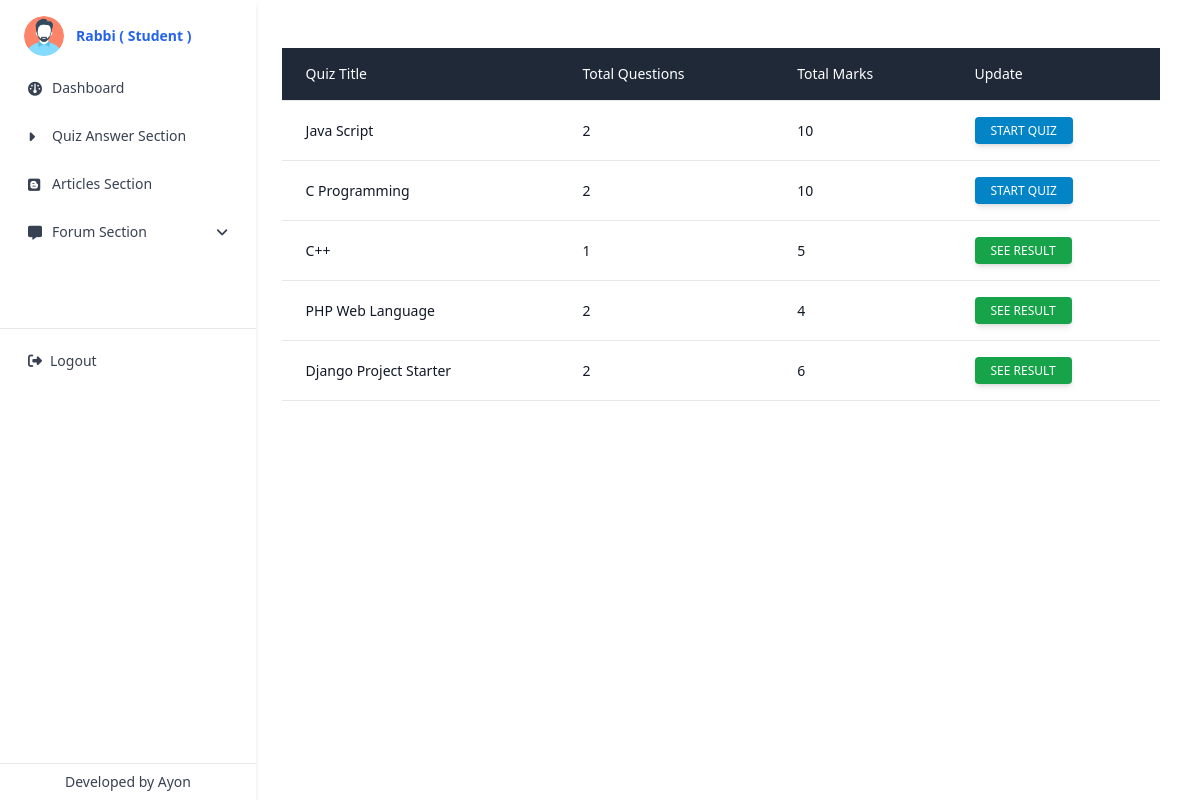
Screenshot of /examlist (signed in) with the database file from the repository.
### app_auth/models.py (models this page shows, shortened)
class CustomUser(AbstractUser):
    roleType = (
        ('', 'Please Select'),
        ('Student', 'Student'),
        ('Teacher', 'Teacher'),
    )
    role = models.CharField(max_length=255, choices=roleType, null=True, default=roleType[0][0], blank=True)
    phone = models.CharField(max_length=255, null=True, blank=True)
    verify = models.BooleanField(default=False, null=True)
    is_student = models.BooleanField(default=False, null=True)
    is_teacher = models.BooleanField(default=False, null=True)

class QuizTitle(models.Model):
    teacher = models.ForeignKey(CustomUser, on_delete=models.CASCADE, null=True)
    quiz_name = models.CharField(max_length=50, null=True)
    total_questions = models.IntegerField(null=True)
    total_marks = models.IntegerField(null=True)

### app_auth/views.py (the view)
# urls.py: path('examlist', views.student_exam_list, name='examlist'),
@login_required(login_url='login')
@user_is_student
def student_exam_list(request):
    quizes = QuizTitle.objects.all().order_by('-id')
    context = {'quizes': quizes}
    return render(request, 'app_auth/examlist.html', context)

### app_auth/templatetags/customtags.py (called while the page is built)
@register.filter
def isResultComplete(qz,user):
    result = Result.objects.filter(student=user, quizname=qz)
    is_result = True if result else False
    return is_result

### templates/app_auth/examlist.html (shortened to what this page needs)
{% extends 'app_auth/base.html' %}
{% load customtags %}
{% block content %}
<div class="flex flex-col">
    <div class="overflow-x-auto sm:-mx-6 lg:-mx-8">
        <div class="py-2 inline-block min-w-full sm:px-6 lg:px-8">
            <div class="overflow-hidden">
                <table class="min-w-full">
                    <thead class="border-b bg-gray-800">
                        <tr>
                            <th scope="col" class="text-sm text-white font-medium px-6 py-4 text-left">
                                Quiz Title
                            </th>
                            <th scope="col" class="text-sm text-white font-medium px-6 py-4 text-left">
                                Total Questions
                            </th>
                            <th scope="col" class="text-sm text-white font-medium px-6 py-4 text-left">
                                Total Marks
                            </th>
                            <th scope="col" class="text-sm text-white font-medium px-6 py-4 text-left">
                                Update
                            </th>
                        </tr>
                    </thead>
                    <tbody>
                        {% for quiz in quizes %}
                        <tr class="border-b">
                            <td class="text-sm text-gray-900 font-light px-6 py-4 whitespace-nowrap">
                                {{ quiz.quiz_name }}
                            </td>
                            <td class="text-sm text-gray-900 font-light px-6 py-4 whitespace-nowrap">
                                {{ quiz.total_questions }}
                            </td>
                            <td class="text-sm text-gray-900 font-light px-6 py-4 whitespace-nowrap">
                                {{ quiz.total_marks }}
                            </td>
                            {% if quiz|isResultComplete:request.user %}
                            <td class="text-sm text-gray-900 font-light px-6 py-4 whitespace-nowrap">
                                <a href="{% url 'examdetails' pk=quiz.id %}"
                                    class="inline-block px-4 py-1.5 bg-green-600 text-white font-medium text-xs leading-tight uppercase rounded shadow-md hover:bg-green-700 hover:shadow-lg focus:bg-green-800 focus:shadow-lg focus:outline-none focus:ring-0 active:bg-blue-800 active:shadow-lg transition duration-150 ease-in-out">
                                    See Result
                                </a>
                            </td>
                            {% else %}
                            <td class="text-sm text-gray-900 font-light px-6 py-4 whitespace-nowrap">
                                <a href="{% url 'examdetails' pk=quiz.id %}"
                                    class="inline-block px-4 py-1.5 bg-sky-600 text-white font-medium text-xs leading-tight uppercase rounded shadow-md hover:bg-blue-700 hover:shadow-lg focus:bg-blue-700 focus:shadow-lg focus:outline-none focus:ring-0 active:bg-blue-800 active:shadow-lg transition duration-150 ease-in-out">
                                    Start Quiz
                                </a>
                            </td>
                            {% endif %}
                        </tr>
                        {% endfor %}
                    </tbody>
                </table>
            </div>
        </div>
    </div>
</div>
{% endblock content %}

### templates/app_auth/base.html (shortened to what this page needs)
{% load static %}
<!DOCTYPE html>
<html lang="en">
<head>
    <link rel="stylesheet" href="https://cdnjs.cloudflare.com/ajax/libs/font-awesome/6.0.0/css/all.min.css" />
    <link rel="stylesheet" href="https://cdn.jsdelivr.net/npm/tw-elements/dist/css/index.min.css" />
    <link rel="stylesheet" href="https://cdnjs.cloudflare.com/ajax/libs/font-awesome/6.1.1/css/all.min.css"
 />
    <link href="https://cdn.jsdelivr.net/npm/summernote@0.8.18/dist/summernote-lite.min.css" rel="stylesheet">
</head>
<body class="h-screen">
    {% with request.user.role as userRole %}
    <div class="grid grid-cols-10 gap-2 h-full">
        <div class="h-full shadow-md bg-white relative col-span-2 min-h-screen w-64 -translate-x-full md:translate-x-0 pt-8 md:pt-0"
            id="sidenavSecExample">
            <div class="pt-4 pb-2 px-6">
                <a href="{% url 'dashboard' %}">
                    <div class="flex items-center">
                        <div class="shrink-0">
                            <img src="{% static 'img/profile.png' %}" class="rounded-full w-10" alt="Avatar">
                        </div>
                        {% if request.user.is_authenticated %}
                        <div class="grow ml-3">
                            <p class="text-sm font-semibold text-blue-600">{{ request.user.username }} (
                                {{request.user.role}} )</p>
                        </div>
                        {% else %}
                        <div class="grow ml-3">
                            <p class="text-sm font-semibold text-blue-600">{{ request.user }}</p>
                        </div>
                        {% endif %}
                    </div>
                </a>
            </div>
            <ul class="relative px-1">
                {% if request.user.is_authenticated %}
                <li class="relative">
                    <a class="flex items-center text-sm py-4 px-6 h-12 overflow-hidden text-gray-700 text-ellipsis whitespace-nowrap rounded hover:text-blue-600 hover:bg-blue-50 transition duration-300 ease-in-out"
                        href="{% url 'dashboard' %}" data-mdb-ripple="true" data-mdb-ripple-color="primary">
                        <i class="fa-solid fa-gauge w-3 h-3 mr-3"></i>
                        <span>Dashboard</span>
                    </a>
                </li>
                {% endif %}
                {% if userRole == 'Student' %}
                <li class="relative">
                    <a class="flex items-center text-sm py-4 px-6 h-12 overflow-hidden text-gray-700 text-ellipsis whitespace-nowrap rounded hover:text-blue-600 hover:bg-blue-50 transition duration-300 ease-in-out"
                        href="{% url 'examlist' %}" data-mdb-ripple="true" data-mdb-ripple-color="primary">
                        <i class="fa-solid fa-caret-right w-3 h-3 mr-3"></i>
                        <span>Quiz Answer Section</span>
                    </a>
                </li>
                {% endif %}
                {% if userRole == 'Student' %}
                <li class="relative">
                    <a class="flex items-center text-sm py-4 px-6 h-12 overflow-hidden text-gray-700 text-ellipsis whitespace-nowrap rounded hover:text-blue-600 hover:bg-blue-50 transition duration-300 ease-in-out"
                        href="{% url 'studentarticlelistview' %}" data-mdb-ripple="true"
                        data-mdb-ripple-color="primary">
                        <i class="fa-brands fa-blogger w-3 h-3 mr-3"></i>
                        <span>Articles Section</span>
                    </a>
                </li>
                {% endif %}
                {% if userRole == 'Student' %}
                <li class="relative" id="sidenavXxEx2">
                    <a class="flex items-center text-sm py-4 px-6 h-12 overflow-hidden text-gray-700 text-ellipsis whitespace-nowrap rounded hover:text-blue-600 hover:bg-blue-50 transition duration-300 ease-in-out cursor-pointer"
                        data-mdb-ripple="true" data-mdb-ripple-color="primary" data-bs-toggle="collapse"
                        data-bs-target="#collapseSidenavXxEx2" aria-expanded="false"
                        aria-controls="collapseSidenavXxEx2">
                        <i class="fa-solid fa-message w-3 h-3 mr-3"></i>
                        <span>Forum Section</span>
                        <i class="fa-solid fa-angle-down w-3 h-3 ml-auto"></i>
                    </a>
                </li>
                {% endif %}
            </ul>
            <hr class="my-2">
            <ul class="relative px-1">
                {% if request.user.is_authenticated %}
                <li class="relative">
                    <a class="flex items-center text-sm py-4 px-6 h-12 overflow-hidden text-gray-700 text-ellipsis whitespace-nowrap rounded hover:text-blue-600 hover:bg-blue-50 transition duration-300 ease-in-out"
                        href="{% url 'logout' %}" data-mdb-ripple="true" data-mdb-ripple-color="primary"
                        onclick="return confirm('Are you sure to logout?');">
                        <i class="fa-solid fa-right-from-bracket"></i>
                        <span class="px-2">Logout</span>
                    </a>
                </li>
                {% endif %}
            </ul>
            <div class="text-center bottom-0 absolute w-full">
                <hr class="m-0">
                <p class="py-2 text-sm text-gray-700">Developed by <a href="https://ayon.cdesk.xyz/">Ayon</a></p>
            </div>
        </div>
        <div class="h-full p-10 col-span-8 overflow-y-auto">
            {% block content %}{% endblock content %}
        </div>
    </div>
    {% endwith%}
    <script src="https://cdn.tailwindcss.com"></script>
</body>
</html>

### rows the page displays
CustomUser: user.username "Rabbi", user.role "Student"
QuizTitle: quiz_name "Java Script", total_questions "2", total_marks "10", shows "START QUIZ"
QuizTitle: quiz_name "C Programming", total_questions "2", total_marks "10", shows "START QUIZ"
QuizTitle: quiz_name "C++", total_questions "1", total_marks "5", shows "SEE RESULT"
QuizTitle: quiz_name "PHP Web Language", total_questions "2", total_marks "4", shows "SEE RESULT"
QuizTitle: quiz_name "Django Project Starter", total_questions "2", total_marks "6", shows "SEE RESULT"
